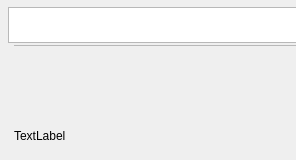
<?xml version='1.0' encoding='utf-8'?>
<ui version="4.0">
 <class>TipDialog</class>
 <widget class="QDialog" name="TipDialog">
  <property name="enabled">
   <bool>true</bool>
  </property>
  <property name="geometry">
   <rect>
    <x>12</x>
    <y>35</y>
    <width>296</width>
    <height>160</height>
   </rect>
  </property>
  <property name="windowTitle">
   <string>TipDialog</string>
  </property>
  <widget class="QGraphicsView" name="title">
   <property name="geometry">
    <rect>
     <x>8</x>
     <y>7</y>
     <width>304</width>
     <height>36</height>
    </rect>
   </property>
  </widget>
  <widget class="QLabel" name="info">
   <property name="geometry">
    <rect>
     <x>14</x>
     <y>54</y>
     <width>292</width>
     <height>164</height>
    </rect>
   </property>
   <property name="text">
    <string>TextLabel</string>
   </property>
  </widget>
  <widget class="QGraphicsView" name="splite">
   <property name="geometry">
    <rect>
     <x>14</x>
     <y>45</y>
     <width>292</width>
     <height>1</height>
    </rect>
   </property>
  </widget>
 </widget>
 <resources />
 <connections />
</ui>
